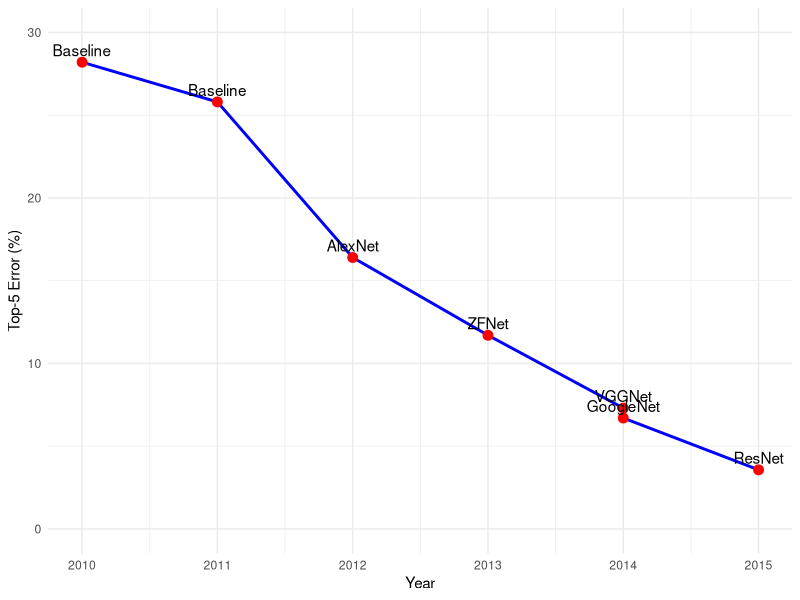
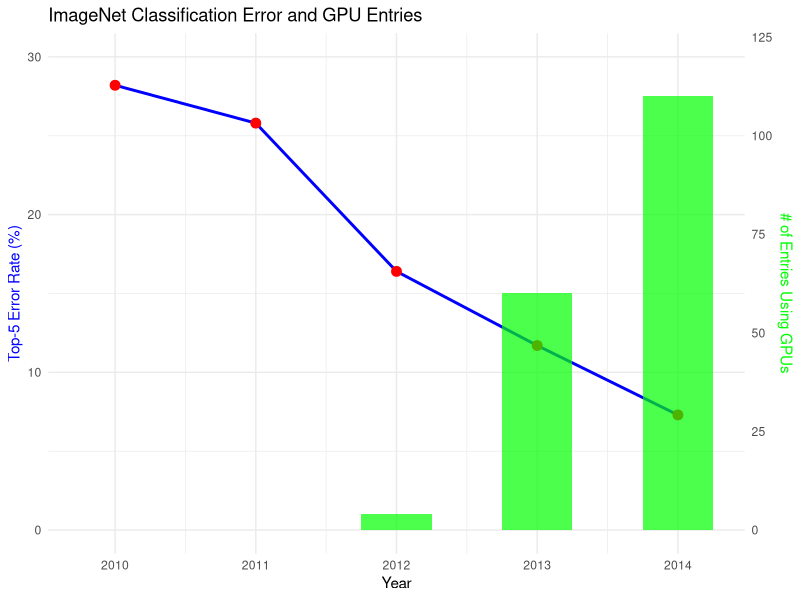
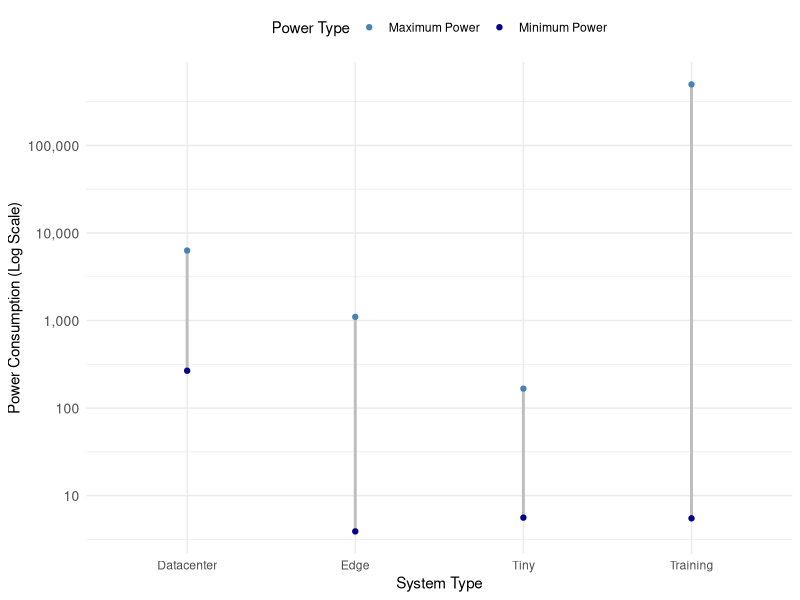

Source code (R) for these figures, in order:
## ---- chunk 1
#| echo: false
#| fig-cap: ImageNet accuracy improvements over the years. 

# Load necessary library
library(ggplot2)

# Create the data frame
imagenet_data <- data.frame(
  Year = c(2010, 2011, 2012, 2013, 2014, 2014, 2015),
  Model = c("Baseline", "Baseline", "AlexNet", "ZFNet", "VGGNet", "GoogleNet", "ResNet"),
  Error = c(28.2, 25.8, 16.4, 11.7, 7.3, 6.7, 3.57)
)

# Plot the data
ggplot(imagenet_data, aes(x = Year, y = Error, label = Model)) +
  geom_line(color = "blue", linewidth = 1) +
  geom_point(color = "red", size = 3) +
  geom_text(vjust = -0.5, hjust = 0.5) +
  scale_y_continuous(limits = c(0, 30)) +
  labs(x = "Year",
       y = "Top-5 Error (%)") +
  theme_minimal()
## ---- chunk 2
#| echo: false
#| fig-cap: ImageNet accuracy improvements and use of GPUs since the dawn of AlexNet in 2012.

# Load necessary library
library(ggplot2)

# Create the data frame
imagenet_data <- data.frame(
  Year = c(2010, 2011, 2012, 2013, 2014),
  Error = c(28.2, 25.8, 16.4, 11.7, 7.3), # Top-5 error rate
  GPU_Entries = c(0, 0, 4, 60, 110) # Number of entries using GPUs
)

ggplot(imagenet_data, aes(x = Year)) +
  geom_line(aes(y = Error, color = "Error Rate"), linewidth = 1) + 
  geom_point(aes(y = Error, color = "Error Rate"), size = 3, color = "red") +
  geom_bar(aes(y = GPU_Entries / 4, fill = "GPU Entries"),  # Divide by 4 for proportional scaling
           stat = "identity", width = 0.5, alpha = 0.7) + 
  scale_y_continuous(
    name = "Top-5 Error Rate (%)", limits = c(0, 30),
    sec.axis = sec_axis(~.*4, name = "# of Entries Using GPUs")  # Match scaling for the right axis
  ) +
  labs(
    title = "ImageNet Classification Error and GPU Entries",
    x = "Year"
  ) +
  scale_color_manual(values = c("Error Rate" = "blue")) +
  scale_fill_manual(values = c("GPU Entries" = "green")) +
  theme_minimal() +
  theme(
    axis.title.y.left = element_text(color = "blue"),
    axis.title.y.right = element_text(color = "green"),
    legend.position = "none"
  )
## ---- chunk 3
#| echo: false
#| fig-cap: Energy consumption by system type.

# Sample data to mimic the uploaded chart
power_data <- data.frame(
  SystemType = c("Tiny", "Edge", "Datacenter", "Training"),
  MinPower = c(5.6, 3.9, 266.9, 5.5),  # Minimum power values
  MaxPower = c(166.6, 1100, 6300, 498000)  # Maximum power values
)

# Convert MaxPower to kilowatts for readability
power_data$MaxPower_kW <- power_data$MaxPower / 1000
power_data$MinPower_kW <- power_data$MinPower / 1000

# Create the plot
library(ggplot2)

ggplot(power_data, aes(x = SystemType)) +
  # Line connecting MinPower and MaxPower
  geom_segment(aes(x = SystemType, xend = SystemType, 
                   y = MinPower, yend = MaxPower), 
               color = "gray", linewidth = 1) +
  # Points for MinPower
  geom_point(aes(y = MinPower, color = "Minimum Power"), linewidth = 4) +
  # Points for MaxPower
  geom_point(aes(y = MaxPower, color = "Maximum Power"), linewidth = 4) +
  # Logarithmic y-axis for wide range
  scale_y_log10(
    name = "Power Consumption (Log Scale)",
    labels = scales::comma_format(scale = 1)
  ) +
  labs(
    x = "System Type", 
    color = "Power Type",
  ) +
  scale_color_manual(values = c("Minimum Power" = "darkblue", "Maximum Power" = "steelblue")) +
  theme_minimal() +
  theme(
    plot.title = element_text(hjust = 0.5, size = 14),
    legend.position = "top",
    axis.text.y = element_text(size = 10)
  )

